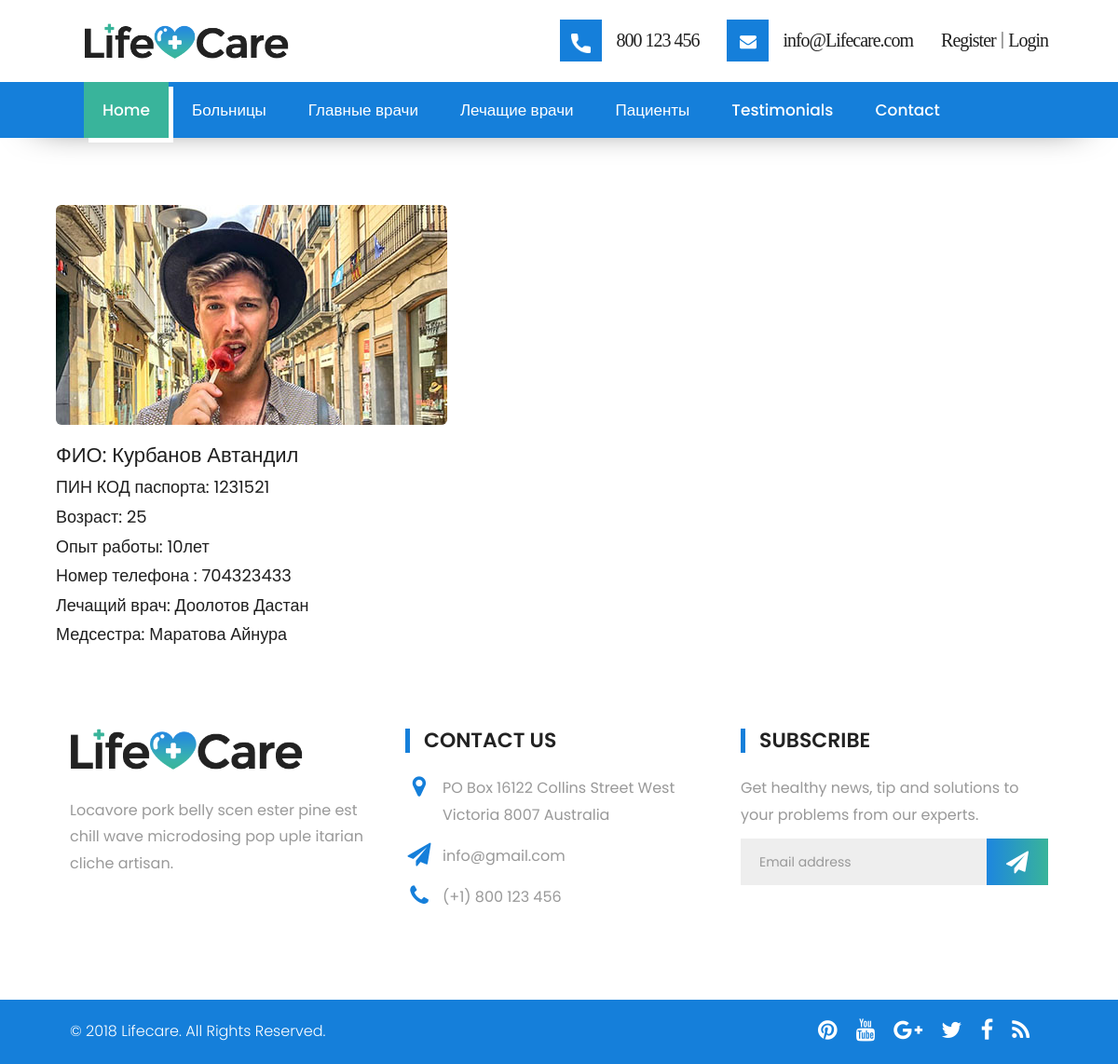
The app's page /main_doctor/1/ with its own data.
### mysite/models.py (models this page shows, shortened)
class MainDoctor(models.Model):
    fio = models.CharField(max_length=255, verbose_name='ФИО')
    pin_passport = models.IntegerField(verbose_name='ПИН КОД паспорта')
    age = models.IntegerField(verbose_name='Возраст')
    skill = models.CharField(max_length=255, verbose_name='Опыт работы')
    number = models.IntegerField(verbose_name='Номер телефона')
    image = models.FileField(upload_to='media/%Y/%m/%d')
    treat_doctor = models.ForeignKey('TreatDoctor', on_delete=models.CASCADE)
    nurse = models.ForeignKey('Nurse', on_delete=models.CASCADE)

class TreatDoctor(models.Model):
    CHOICES = (('Терапевт', 'Терапевт'), ('Хирург', 'Хирург'))
    choice = models.CharField(max_length=255, choices=CHOICES)
    fio = models.CharField(max_length=255, verbose_name='ФИО')
    pin_passport = models.IntegerField(verbose_name='ПИН КОД паспорта')
    age = models.IntegerField(verbose_name='Возраст')
    skill = models.CharField(max_length=255, verbose_name='Опыт работы')
    number = models.IntegerField(verbose_name='Номер телефона')
    nurse = models.OneToOneField('Nurse', auto_created=True, on_delete=models.CASCADE)
    patient = models.ManyToManyField('Patient')
    hospital = models.ForeignKey('Hospital', on_delete=models.CASCADE)
    def __str__(self):
        return f'{self.fio}'

class Nurse(models.Model):
    fio = models.CharField(max_length=255, verbose_name='ФИО')
    pin_passport = models.IntegerField(verbose_name='ПИН КОД паспорта')
    age = models.IntegerField(verbose_name='Возраст')
    number = models.IntegerField(verbose_name='Номер телефона')
    patient = models.ManyToManyField('Patient')
    def __str__(self):
        return f'{self.fio}'

### mysite/views.py (the view)
# urls.py: path('main_doctor/<int:pk>/', main_doctor, name='main_doctor'),
def main_doctor(request, pk):
    main_doctor = MainDoctor.objects.get(pk=pk)
    context = {'main_doctor': main_doctor}
    return render(request, 'main_doctor.html', context=context)

### mysite/templates/main_doctor.html
{% extends 'base.html' %}
{% load static %}
{% block content %}
<div class="container" style="margin-top: 200px;">
    <div class="row" style="margin-top: 20px;">
        <div style="margin-bottom: 20px;">
            <img src="{{ main_doctor.image.url }}" alt="" class="img-responsive img-rounded">
        </div>
            <h2>ФИО: {{ main_doctor.fio }}</h2>
            <h3>ПИН КОД паспорта: {{ main_doctor.pin_passport }}</h3>
            <h3>Возраст: {{ main_doctor.age }}</h3>
            <h3>Опыт работы: {{ main_doctor.skill }}</h3>
            <h3>Номер телефона : {{ main_doctor.number }}</h3>
            <h3>Лечащий врач: {{ main_doctor.treat_doctor }}</h3>
            <h3>Медсестра: {{ main_doctor.nurse }}</h3>
    </div>
</div>
{% endblock %}

### mysite/static/css/style.css (style rules this page uses)
body { color: #999; font-size: 15px; font-family: 'Source Sans Pro', sans-serif; line-height: 1.80857; }
h1, h2, h3, h4, h5, h6 { letter-spacing: 0; font-weight: normal; position: relative; padding: 0 0 10px 0; font-weight: normal; line-height: 120% !important; color: #1f1f1f; margin: 0 }
h2 { font-size: 22px }
h3 { font-size: 18px }

### mysite/static/css/versions.css (style rules this page uses)
body.clinic_version { font-family: 'Roboto', sans-serif; }

### mysite/static/css/responsive.css (style rules this page uses)
@media (max-width: 1200px) { .container { width: 90%; } }

### mysite/static/css/custom.css (style rules this page uses)
* { font-family: 'Poppins', sans-serif; }
h1,h2,h3,h4,h5,h6 { font-family: 'Poppins', sans-serif; }

### records on screen
MainDoctor: image (picture), fio "Курбанов Автандил", pin_passport "1231521", age "25", skill "10лет", number "704323433", treat_doctor "Доолотов Дастан", nurse "Маратова Айнура"
